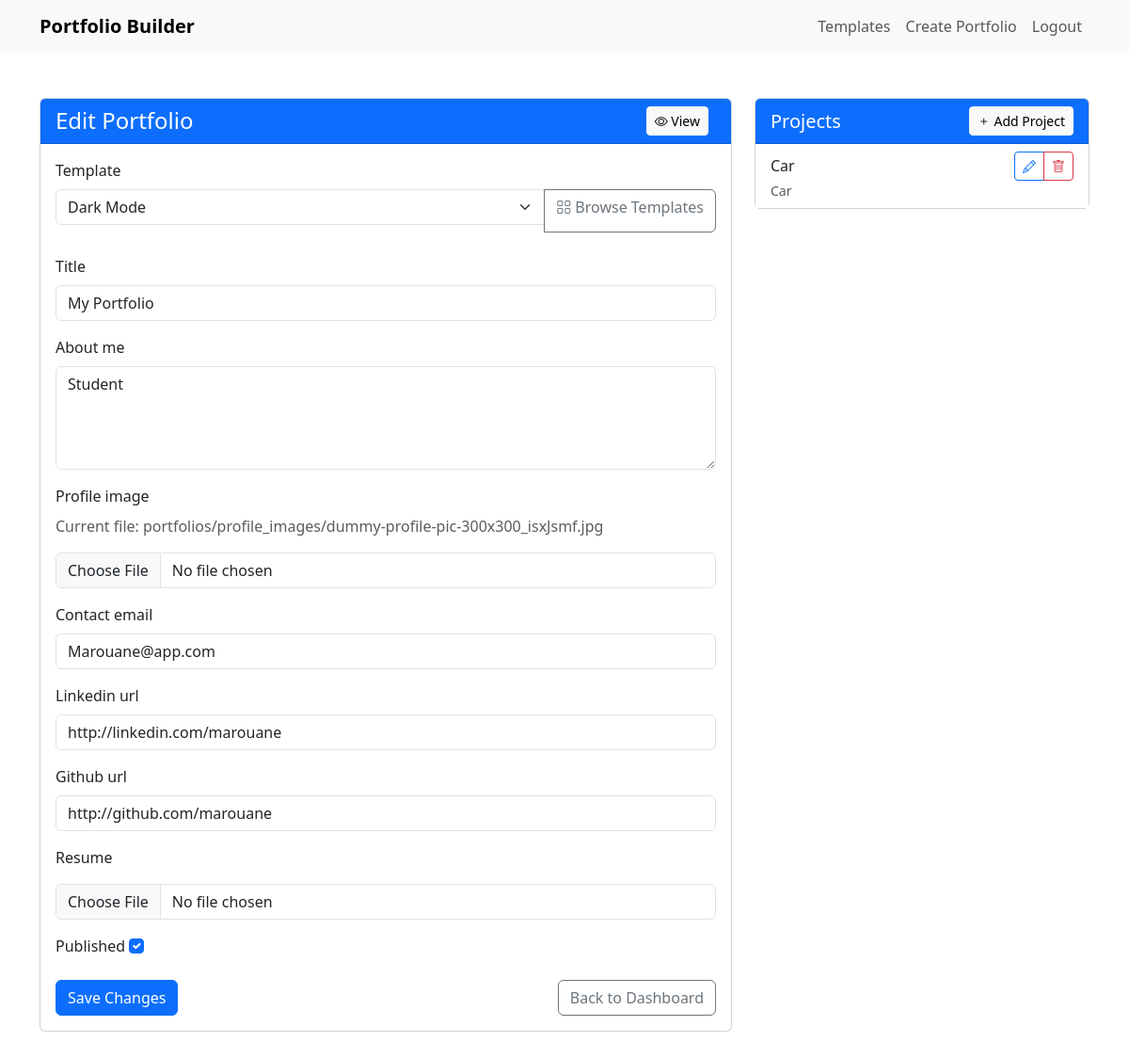
Before: /portfolio/2/edit/ (signed in) with the older database file.
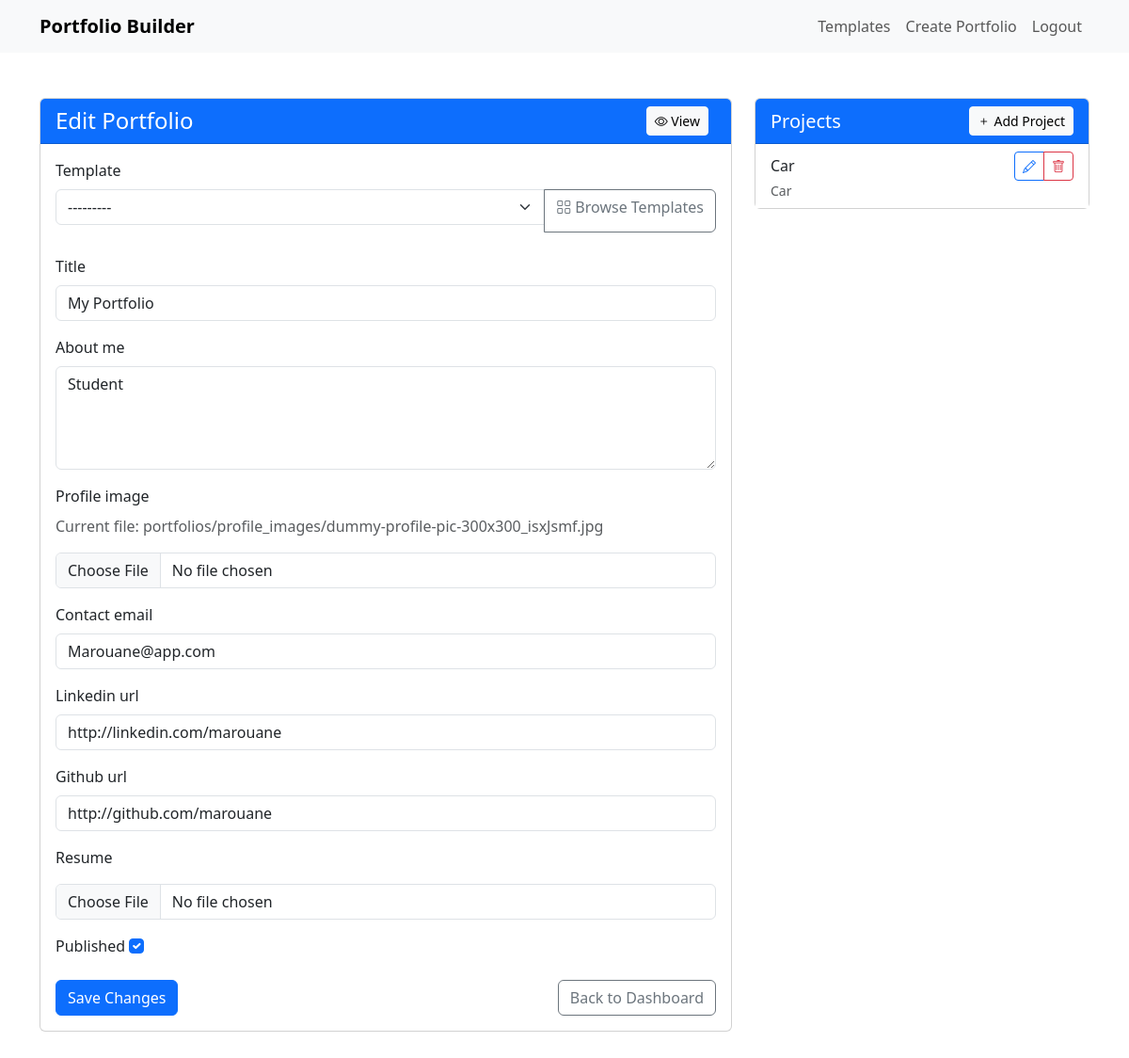
After: the same page with the newer database file.
### portfolio/models.py (models this page shows, shortened)
class Portfolio(models.Model):
    user = models.ForeignKey(User, on_delete=models.CASCADE, related_name='portfolios')
    template = models.ForeignKey(Template, on_delete=models.SET_NULL, null=True)
    title = models.CharField(max_length=200)
    about_me = models.TextField()
    profile_image = models.ImageField(upload_to='profile_images/')
    contact_email = models.EmailField()
    linkedin_url = models.URLField(blank=True)
    github_url = models.URLField(blank=True)
    resume = models.FileField(upload_to='resumes/', blank=True, null=True)
    slug = models.SlugField(max_length=255, unique=True, blank=True)
    published = models.BooleanField(default=False)
    created_at = models.DateTimeField(auto_now_add=True)
    updated_at = models.DateTimeField(auto_now=True)

### portfolio/views.py (the view)
# urls.py: path("<int:portfolio_id>/edit/", views.edit_portfolio, name="edit_portfolio"),
@login_required
def edit_portfolio(request, portfolio_id):
    portfolio = get_object_or_404(Portfolio, id=portfolio_id, user=request.user)
    projects = portfolio.projects.all().order_by('order')
    if request.method == 'POST':
        form = PortfolioForm(request.POST, request.FILES, instance=portfolio)
        if form.is_valid():
            form.save()
            messages.success(request, "Portfolio updated successfully!")
            return redirect('edit_portfolio', portfolio_id=portfolio.id)
        else:
            messages.error(request, "Please correct the errors below.")
    else:
        form = PortfolioForm(instance=portfolio)
    return render(request, 'portfolio/edit_portfolio.html', {
        'form': form,
        'portfolio': portfolio,
        'projects': projects
    })

### portfolio/forms.py
class PortfolioForm(forms.ModelForm):
    def __init__(self, *args, **kwargs):
        super().__init__(*args, **kwargs)
        self.fields['template'].queryset = Template.objects.filter(is_active=True)[3:]
        self.fields['template'].widget.attrs['class'] = 'form-select'
    class Meta:
        model = Portfolio
        fields = [
            'template', 'title', 'about_me', 'profile_image', 'contact_email',
            'linkedin_url', 'github_url', 'resume', 'published'
        ]
        widgets = {
            'about_me': forms.Textarea(attrs={'rows': 4, 'class': 'form-control'}),
            'profile_image': forms.FileInput(attrs={'class': 'form-control'}),
            'resume': forms.FileInput(attrs={'class': 'form-control'}),
            'contact_email': forms.EmailInput(attrs={'class': 'form-control'}),
            'linkedin_url': forms.URLInput(attrs={'class': 'form-control'}),
            'github_url': forms.URLInput(attrs={'class': 'form-control'}),
            'title': forms.TextInput(attrs={'class': 'form-control'}),
            'published': forms.CheckboxInput(attrs={'class': 'form-check-input'}),
        }

### portfolio/models.py (called while the page is built)
    def __str__(self):
        return self.name

### portfolio/templates/portfolio/edit_portfolio.html (shortened to what the changed rows need)
{% extends 'base.html' %}
{% block content %}
<div class="container py-5">
    <div class="row">
        <div class="col-md-8">
            <div class="card mb-4">
                <div class="card-body">
                    <form method="post" enctype="multipart/form-data">
                        <div class="mb-4">
                            <div class="input-group">
                                {{ form.template }}
                                <a href="{% url 'templates' %}" class="btn btn-outline-secondary">
                                    <i class="bi bi-grid"></i> Browse Templates
                                </a>
                            </div>
                        </div>
                        {% for field in form %}
                            {% if field.name != 'template' %}
                            <div class="mb-3">
                                <label for="{{ field.id_for_label }}" class="form-label">{{ field.label }}</label>
                                {% if field.field.widget.input_type == 'file' %}
                                    <div class="mb-2">
                                        {% if field.value %}
                                        <p class="text-muted">Current file: {{ field.value }}</p>
                                        {% endif %}
                                    </div>
                                {% endif %}
                                {{ field }}
                            </div>
                            {% endif %}
                        {% endfor %}
                    </form>
                </div>
            </div>
        </div>
    </div>
</div>
{% endblock %}

Changed rows visible on the page:
changed Portfolio "portfolios/profile_images/dummy-profile-pic-300x300_isxJsmf.jpg": template "Dark Mode" → "---------"
